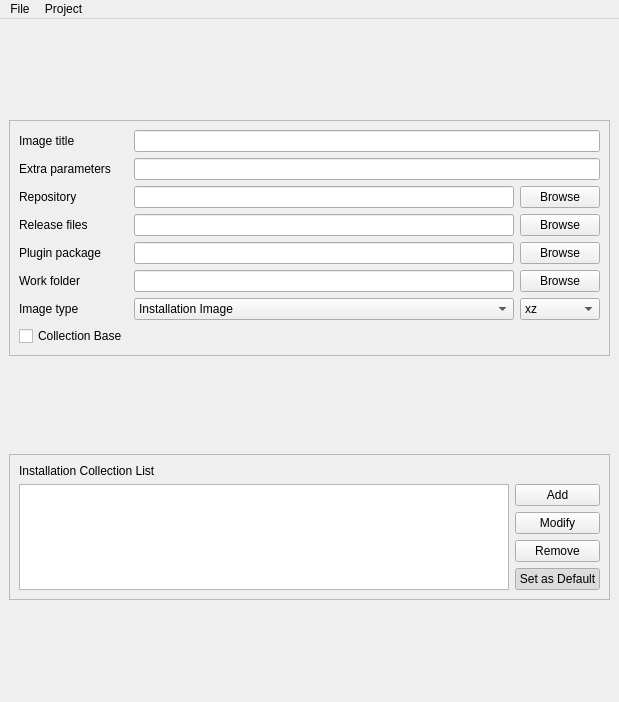
<?xml version="1.0" encoding="UTF-8"?>
<ui version="4.0">
 <class>MainWindow</class>
 <widget class="QMainWindow" name="MainWindow">
  <property name="geometry">
   <rect>
    <x>0</x>
    <y>0</y>
    <width>619</width>
    <height>702</height>
   </rect>
  </property>
  <property name="windowTitle">
   <string>Pardusman</string>
  </property>
  <property name="windowIcon">
   <iconset resource="raw.qrc">
    <normaloff>:/raw/pics/pardusman.png</normaloff>:/raw/pics/pardusman.png</iconset>
  </property>
  <widget class="QWidget" name="centralwidget">
   <layout class="QGridLayout" name="gridLayout_5">
    <item row="0" column="0">
     <widget class="QFrame" name="frame">
      <property name="sizePolicy">
       <sizepolicy hsizetype="Preferred" vsizetype="Fixed">
        <horstretch>0</horstretch>
        <verstretch>0</verstretch>
       </sizepolicy>
      </property>
      <property name="frameShape">
       <enum>QFrame::StyledPanel</enum>
      </property>
      <property name="frameShadow">
       <enum>QFrame::Raised</enum>
      </property>
      <layout class="QGridLayout" name="gridLayout_2">
       <item row="0" column="0">
        <layout class="QGridLayout" name="gridLayout">
         <item row="0" column="0">
          <widget class="QLabel" name="label">
           <property name="text">
            <string>Image title</string>
           </property>
          </widget>
         </item>
         <item row="0" column="2" colspan="2">
          <widget class="QLineEdit" name="lineTitle">
           <property name="toolTip">
            <string>The title of the Pardus image</string>
           </property>
          </widget>
         </item>
         <item row="1" column="0">
          <widget class="QLabel" name="label_5">
           <property name="text">
            <string>Extra parameters</string>
           </property>
          </widget>
         </item>
         <item row="1" column="2" colspan="2">
          <widget class="QLineEdit" name="lineParameters">
           <property name="toolTip">
            <string>Extra parameters to pass to the kernel command line during boot.</string>
           </property>
          </widget>
         </item>
         <item row="2" column="0">
          <widget class="QLabel" name="label_3">
           <property name="text">
            <string>Repository</string>
           </property>
          </widget>
         </item>
         <item row="2" column="2">
          <widget class="QLineEdit" name="lineRepository">
           <property name="toolTip">
            <string>Local or remote URL of the repository index from which the image will be created</string>
           </property>
          </widget>
         </item>
         <item row="2" column="3">
          <widget class="QPushButton" name="pushBrowseRepository">
           <property name="text">
            <string>Browse</string>
           </property>
          </widget>
         </item>
         <item row="3" column="0">
          <widget class="QLabel" name="label_4">
           <property name="text">
            <string>Release files</string>
           </property>
          </widget>
         </item>
         <item row="3" column="2">
          <widget class="QLineEdit" name="lineReleaseFiles">
           <property name="toolTip">
            <string>Path to the local directory which contains metadata about the image like the release notes, etc.</string>
           </property>
          </widget>
         </item>
         <item row="3" column="3">
          <widget class="QPushButton" name="pushBrowseReleaseFiles">
           <property name="text">
            <string>Browse</string>
           </property>
          </widget>
         </item>
         <item row="4" column="0">
          <widget class="QLabel" name="label_6">
           <property name="text">
            <string>Plugin package</string>
           </property>
          </widget>
         </item>
         <item row="4" column="2">
          <widget class="QLineEdit" name="linePluginPackage"/>
         </item>
         <item row="4" column="3">
          <widget class="QPushButton" name="pushBrowsePluginPackage">
           <property name="text">
            <string>Browse</string>
           </property>
          </widget>
         </item>
         <item row="5" column="0">
          <widget class="QLabel" name="label_2">
           <property name="text">
            <string>Work folder</string>
           </property>
          </widget>
         </item>
         <item row="5" column="2">
          <widget class="QLineEdit" name="lineWorkFolder">
           <property name="toolTip">
            <string>Path to the directory where Pardusman will work and create the related files and directories</string>
           </property>
          </widget>
         </item>
         <item row="5" column="3">
          <widget class="QPushButton" name="pushBrowseWorkFolder">
           <property name="text">
            <string>Browse</string>
           </property>
          </widget>
         </item>
         <item row="6" column="0">
          <widget class="QLabel" name="label_7">
           <property name="text">
            <string>Image type</string>
           </property>
          </widget>
         </item>
         <item row="6" column="2">
          <widget class="QComboBox" name="comboType">
           <item>
            <property name="text">
             <string>Installation Image</string>
            </property>
           </item>
           <item>
            <property name="text">
             <string>Live Image</string>
            </property>
           </item>
          </widget>
         </item>
         <item row="6" column="3">
          <widget class="QComboBox" name="comboCompression">
           <item>
            <property name="text">
             <string>xz</string>
            </property>
           </item>
           <item>
            <property name="text">
             <string>gzip</string>
            </property>
           </item>
           <item>
            <property name="text">
             <string>lzma</string>
            </property>
           </item>
           <item>
            <property name="text">
             <string>lzo</string>
            </property>
           </item>
          </widget>
         </item>
         <item row="7" column="0">
          <widget class="QCheckBox" name="checkCollection">
           <property name="text">
            <string>Collection Base</string>
           </property>
          </widget>
         </item>
        </layout>
       </item>
      </layout>
     </widget>
    </item>
    <item row="1" column="0">
     <widget class="QFrame" name="collectionFrame">
      <property name="sizePolicy">
       <sizepolicy hsizetype="Preferred" vsizetype="Fixed">
        <horstretch>0</horstretch>
        <verstretch>0</verstretch>
       </sizepolicy>
      </property>
      <property name="frameShape">
       <enum>QFrame::StyledPanel</enum>
      </property>
      <property name="frameShadow">
       <enum>QFrame::Raised</enum>
      </property>
      <layout class="QGridLayout" name="gridLayout_4">
       <item row="0" column="0">
        <layout class="QGridLayout" name="gridLayout_3">
         <item row="1" column="0" rowspan="4">
          <widget class="QListWidget" name="listPackageCollection"/>
         </item>
         <item row="2" column="1">
          <widget class="QPushButton" name="pushModifyCollection">
           <property name="text">
            <string>Modify</string>
           </property>
          </widget>
         </item>
         <item row="0" column="0">
          <widget class="QLabel" name="label_9">
           <property name="text">
            <string>Installation Collection List</string>
           </property>
          </widget>
         </item>
         <item row="4" column="1">
          <widget class="QPushButton" name="pushSetDefaultCollection">
           <property name="enabled">
            <bool>true</bool>
           </property>
           <property name="text">
            <string>Set as Default</string>
           </property>
           <property name="checkable">
            <bool>true</bool>
           </property>
           <property name="checked">
            <bool>true</bool>
           </property>
          </widget>
         </item>
         <item row="1" column="1">
          <widget class="QPushButton" name="pushAddCollection">
           <property name="text">
            <string>Add</string>
           </property>
          </widget>
         </item>
         <item row="3" column="1">
          <widget class="QPushButton" name="pushRemoveCollection">
           <property name="text">
            <string>Remove</string>
           </property>
          </widget>
         </item>
        </layout>
       </item>
      </layout>
      <zorder></zorder>
     </widget>
    </item>
    <item row="2" column="0">
     <layout class="QVBoxLayout" name="terminalLayout"/>
    </item>
   </layout>
  </widget>
  <widget class="QMenuBar" name="menubar">
   <property name="geometry">
    <rect>
     <x>0</x>
     <y>0</y>
     <width>619</width>
     <height>20</height>
    </rect>
   </property>
   <widget class="QMenu" name="menuFile">
    <property name="title">
     <string>File</string>
    </property>
    <addaction name="actionNew"/>
    <addaction name="actionOpen"/>
    <addaction name="separator"/>
    <addaction name="actionSave"/>
    <addaction name="actionSaveAs"/>
    <addaction name="separator"/>
    <addaction name="actionExit"/>
   </widget>
   <widget class="QMenu" name="menuProject">
    <property name="title">
     <string>Project</string>
    </property>
    <addaction name="actionUpdateRepo"/>
    <addaction name="separator"/>
    <addaction name="actionPackages"/>
    <addaction name="actionInstallationImagePackages"/>
    <addaction name="actionLanguages"/>
    <addaction name="separator"/>
    <addaction name="actionMakeImage"/>
   </widget>
   <addaction name="menuFile"/>
   <addaction name="menuProject"/>
  </widget>
  <action name="actionNew">
   <property name="icon">
    <iconset resource="raw.qrc">
     <normaloff>:/raw/pics/document-new.png</normaloff>:/raw/pics/document-new.png</iconset>
   </property>
   <property name="text">
    <string>New</string>
   </property>
  </action>
  <action name="actionOpen">
   <property name="icon">
    <iconset resource="raw.qrc">
     <normaloff>:/raw/pics/document-open.png</normaloff>:/raw/pics/document-open.png</iconset>
   </property>
   <property name="text">
    <string>Open...</string>
   </property>
  </action>
  <action name="actionSave">
   <property name="icon">
    <iconset resource="raw.qrc">
     <normaloff>:/raw/pics/document-save.png</normaloff>:/raw/pics/document-save.png</iconset>
   </property>
   <property name="text">
    <string>Save</string>
   </property>
  </action>
  <action name="actionSaveAs">
   <property name="icon">
    <iconset resource="raw.qrc">
     <normaloff>:/raw/pics/document-save-as.png</normaloff>:/raw/pics/document-save-as.png</iconset>
   </property>
   <property name="text">
    <string>Save As...</string>
   </property>
  </action>
  <action name="actionExit">
   <property name="icon">
    <iconset resource="raw.qrc">
     <normaloff>:/raw/pics/application-exit.png</normaloff>:/raw/pics/application-exit.png</iconset>
   </property>
   <property name="text">
    <string>Exit</string>
   </property>
  </action>
  <action name="actionUpdateRepo">
   <property name="icon">
    <iconset resource="raw.qrc">
     <normaloff>:/raw/pics/view-refresh.png</normaloff>:/raw/pics/view-refresh.png</iconset>
   </property>
   <property name="text">
    <string>Update Repo</string>
   </property>
  </action>
  <action name="actionPackages">
   <property name="icon">
    <iconset resource="raw.qrc">
     <normaloff>:/raw/pics/applications-other.png</normaloff>:/raw/pics/applications-other.png</iconset>
   </property>
   <property name="text">
    <string>Packages...</string>
   </property>
  </action>
  <action name="actionInstallationImagePackages">
   <property name="icon">
    <iconset resource="raw.qrc">
     <normaloff>:/raw/pics/applications-other.png</normaloff>:/raw/pics/applications-other.png</iconset>
   </property>
   <property name="text">
    <string>Installation Image Packages...</string>
   </property>
  </action>
  <action name="actionLanguages">
   <property name="icon">
    <iconset resource="raw.qrc">
     <normaloff>:/raw/pics/applications-education-language.png</normaloff>:/raw/pics/applications-education-language.png</iconset>
   </property>
   <property name="text">
    <string>Languages...</string>
   </property>
  </action>
  <action name="actionMakeImage">
   <property name="icon">
    <iconset resource="raw.qrc">
     <normaloff>:/raw/pics/media-optical.png</normaloff>:/raw/pics/media-optical.png</iconset>
   </property>
   <property name="text">
    <string>Make Image</string>
   </property>
  </action>
 </widget>
 <tabstops>
  <tabstop>lineTitle</tabstop>
  <tabstop>lineParameters</tabstop>
  <tabstop>lineRepository</tabstop>
  <tabstop>lineReleaseFiles</tabstop>
  <tabstop>linePluginPackage</tabstop>
  <tabstop>lineWorkFolder</tabstop>
  <tabstop>comboType</tabstop>
  <tabstop>pushBrowseRepository</tabstop>
  <tabstop>pushBrowseReleaseFiles</tabstop>
  <tabstop>pushBrowsePluginPackage</tabstop>
  <tabstop>pushBrowseWorkFolder</tabstop>
  <tabstop>comboCompression</tabstop>
  <tabstop>listPackageCollection</tabstop>
  <tabstop>pushAddCollection</tabstop>
  <tabstop>pushModifyCollection</tabstop>
  <tabstop>pushRemoveCollection</tabstop>
  <tabstop>pushSetDefaultCollection</tabstop>
 </tabstops>
 <resources>
  <include location="raw.qrc"/>
 </resources>
 <connections/>
</ui>
